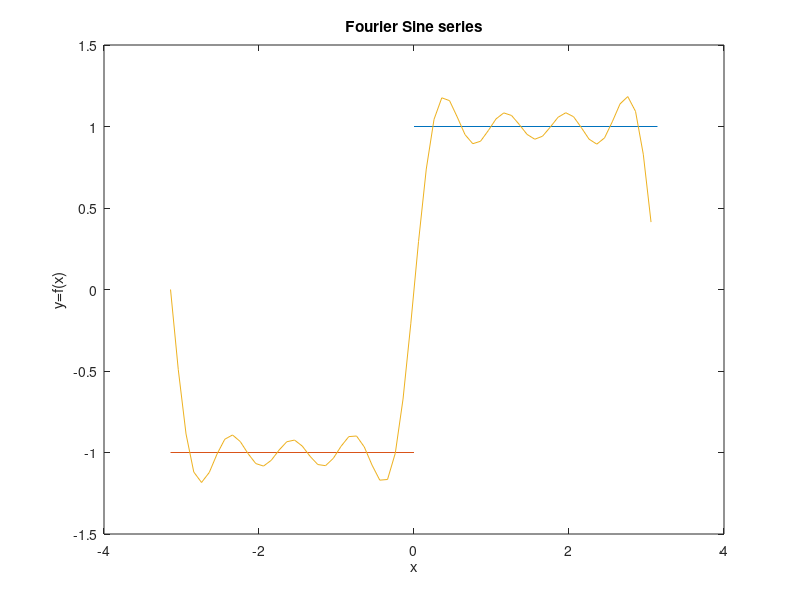

Reproduce this figure in MATLAB.
clc
clear
x=-pi:0.1:pi;
x1=[0,pi];
x2=[-pi,0]
f1=[1,1]
f2=[-1,-1]
y=(4/pi)*(sin(x)+(sin(3*x))/3+(sin(5*x))/5+(sin(7*x))/7);
plot(x1,f1,x2,f2,x,y),xlabel('x'),ylabel('y=f(x)'),title('Fourier Sine series')
%plot(x,y),xlabel('x'),ylabel('y=f(x)'),title('Fourier Sine series')

